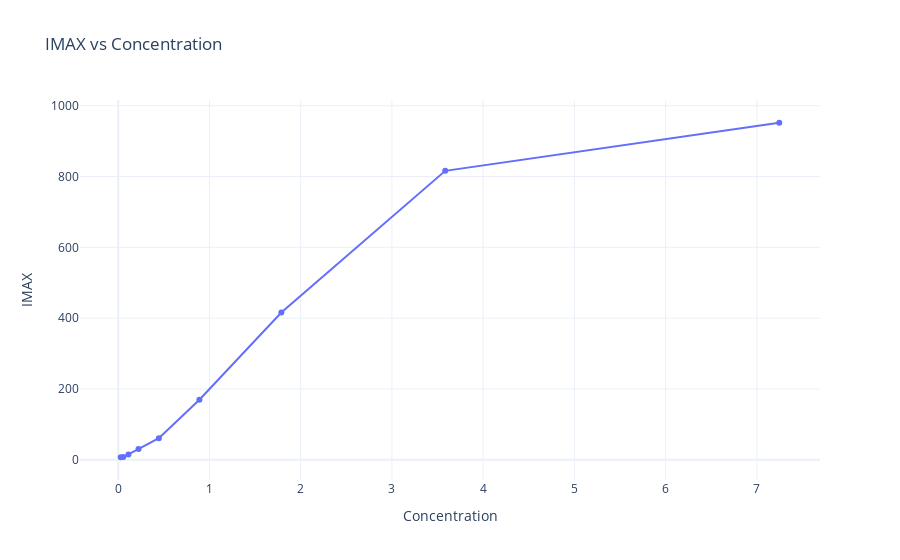

This figure's notebook cell:
### Code cell
concentration = [7.5, 3.75, 1.125, 0.5, 0.25, 0.1, 0.05, 0.025, 0.00125]
fig = go.Figure()
fig.add_trace(go.Scatter(x=C_f_reale, y=IMAX_values, mode='lines+markers', name='IMAX vs Concentration'))
fig.update_layout(
    title='IMAX vs Concentration',
    xaxis_title='Concentration',
    yaxis_title='IMAX',
    template='plotly_white'
)
fig.show()

### Figure 1 — Plotly figure (JSON) as saved in the notebook; plotly's stock layout.template omitted (floating-point values rounded to 4 significant figures)
{"data": [{"mode": "lines+markers", "name": "IMAX vs Concentration", "type": "scatter", "x": [7.245, 3.585, 1.788, 0.89, 0.4456, 0.2231, 0.1119, 0.05588, 0.02792], "y": [951.9, 816.0, 416.0, 169.7, 61.04, 30.64, 14.9, 7.69, 7.101]}], "layout": {"autosize": true, "title": {"text": "IMAX vs Concentration"}, "xaxis": {"autorange": true, "range": [-0.4582, 7.732], "title": {"text": "Concentration"}, "type": "linear"}, "yaxis": {"autorange": true, "range": [-70.86, 1030.0], "title": {"text": "IMAX"}, "type": "linear"}}}
